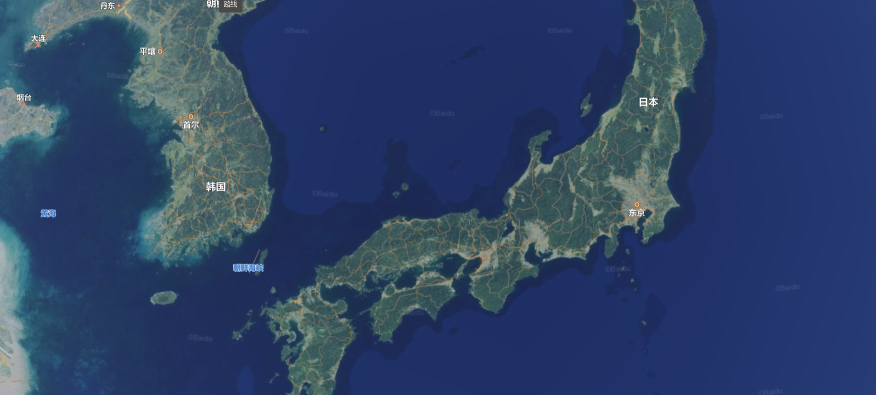
#> input picture Project 8 - Computer Vision/img1.png, 1751 x 789 px (shown at 1/2 size)
$ python 'test10 - brute_force.py'
#> lines starting #> are read from the running program, lines starting #| are printed output that depends on the picture
import cv2


def cv_show(img_name, img):
    cv2.imshow(img_name, img)
    cv2.waitKey(0)
    cv2.destroyAllWindows()


img1 = cv2.imread('img1.png')
#> img1 is the input picture: shape (789, 1751, 3); mean B, G, R 102.9, 66, 45.8
img2 = cv2.imread('img2.png')
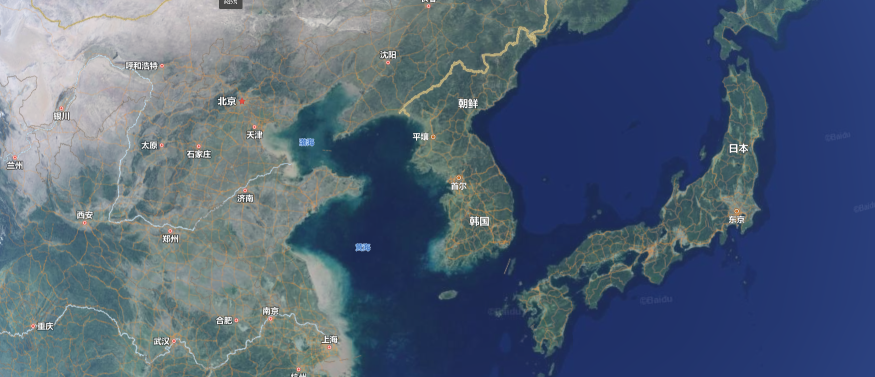
#> input picture Project 8 - Computer Vision/img2.png, 1750 x 754 px (shown at 1/2 size)
#> img2 is the input picture: shape (754, 1750, 3); mean B, G, R 117.9, 96.6, 80.8

img1 = cv2.resize(img1, (800, 400))
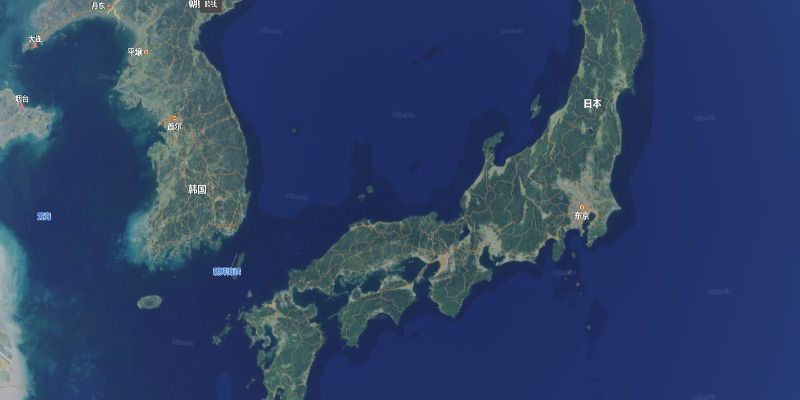
#> img1: shape (400, 800, 3); mean B, G, R 102.8, 66, 45.7
img2 = cv2.resize(img2, (800, 400))
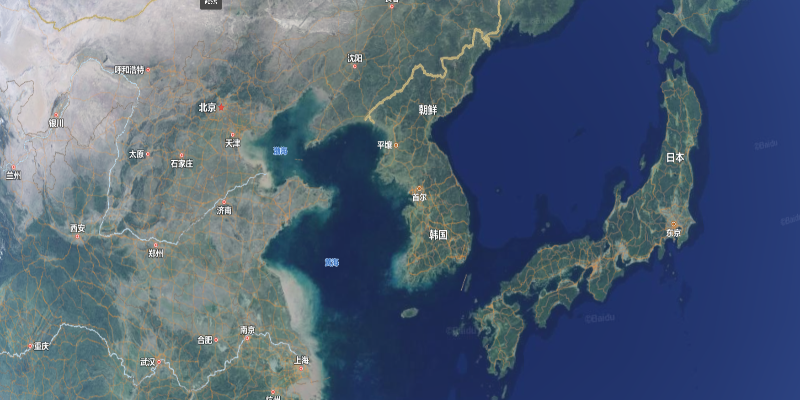
#> img2: shape (400, 800, 3); mean B, G, R 117.8, 96.5, 80.7


img1_gray = cv2.cvtColor(img1, cv2.COLOR_BGR2GRAY)
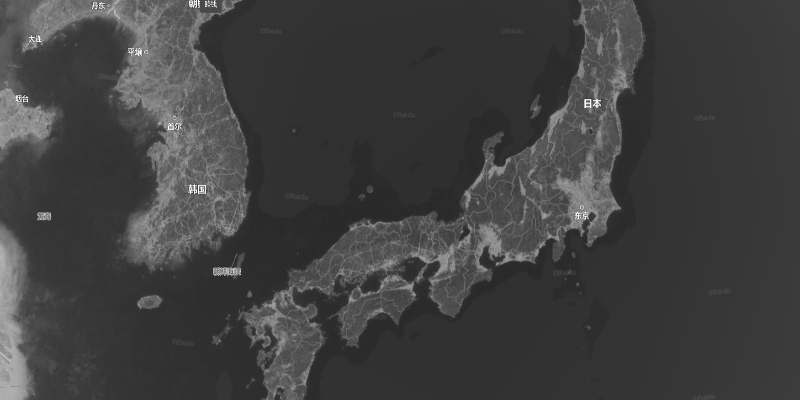
#> img1_gray: shape (400, 800); min 40, max 255, mean 64.1
img2_gray = cv2.cvtColor(img2, cv2.COLOR_BGR2GRAY)
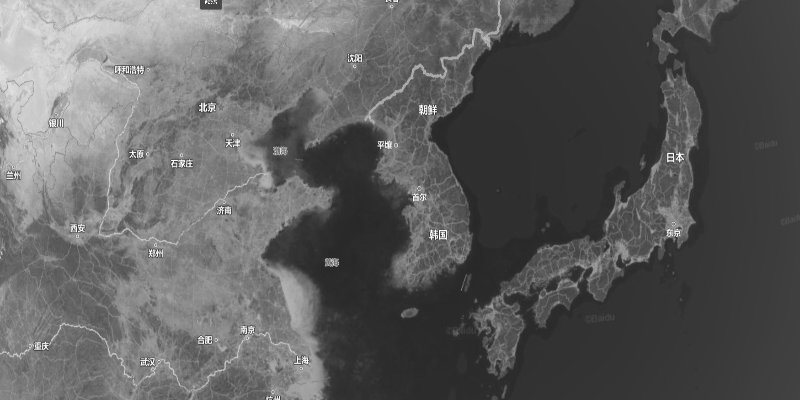
#> img2_gray: shape (400, 800); min 39, max 255, mean 94.2

#> (the run stopped early here; a loop or call above may not have finished)
